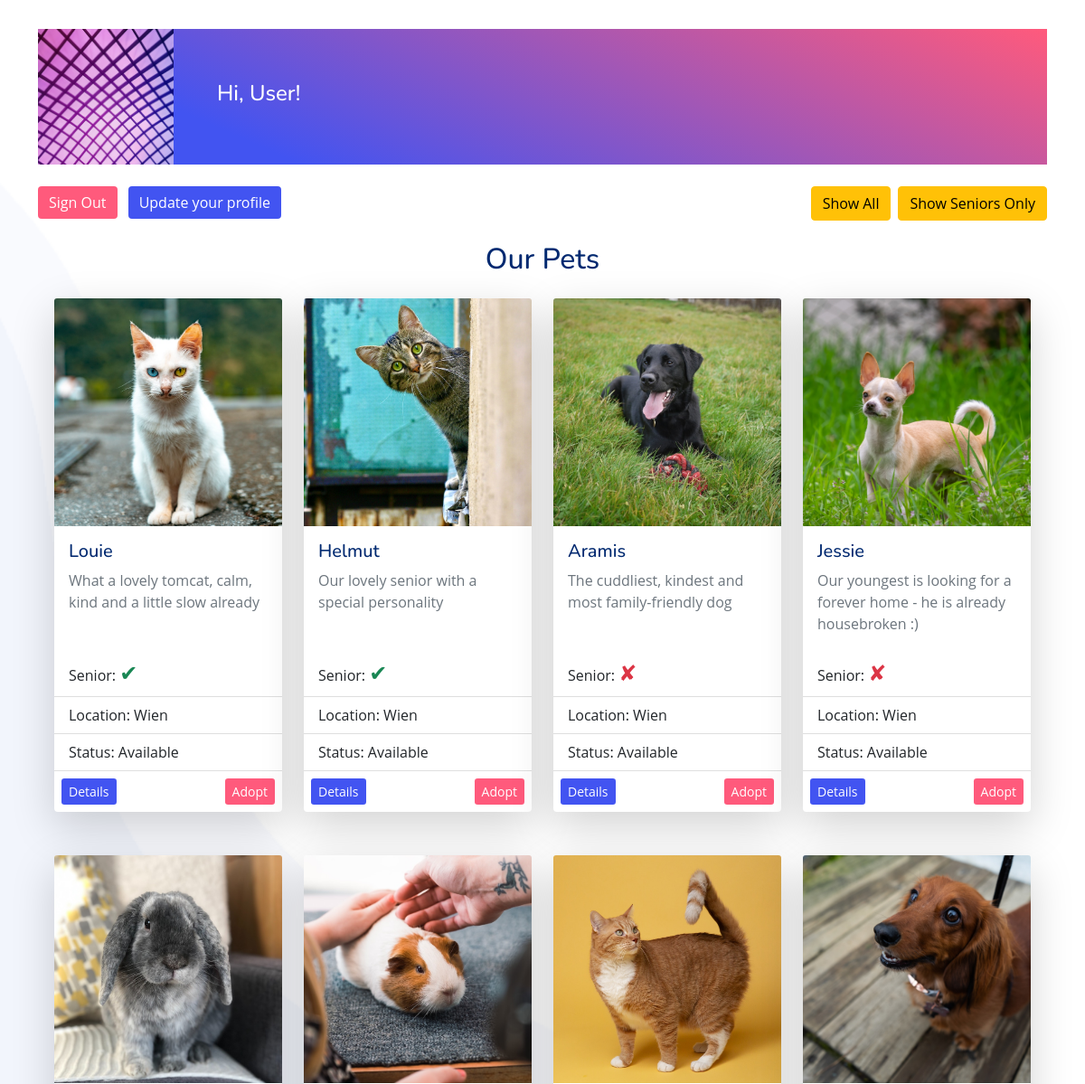
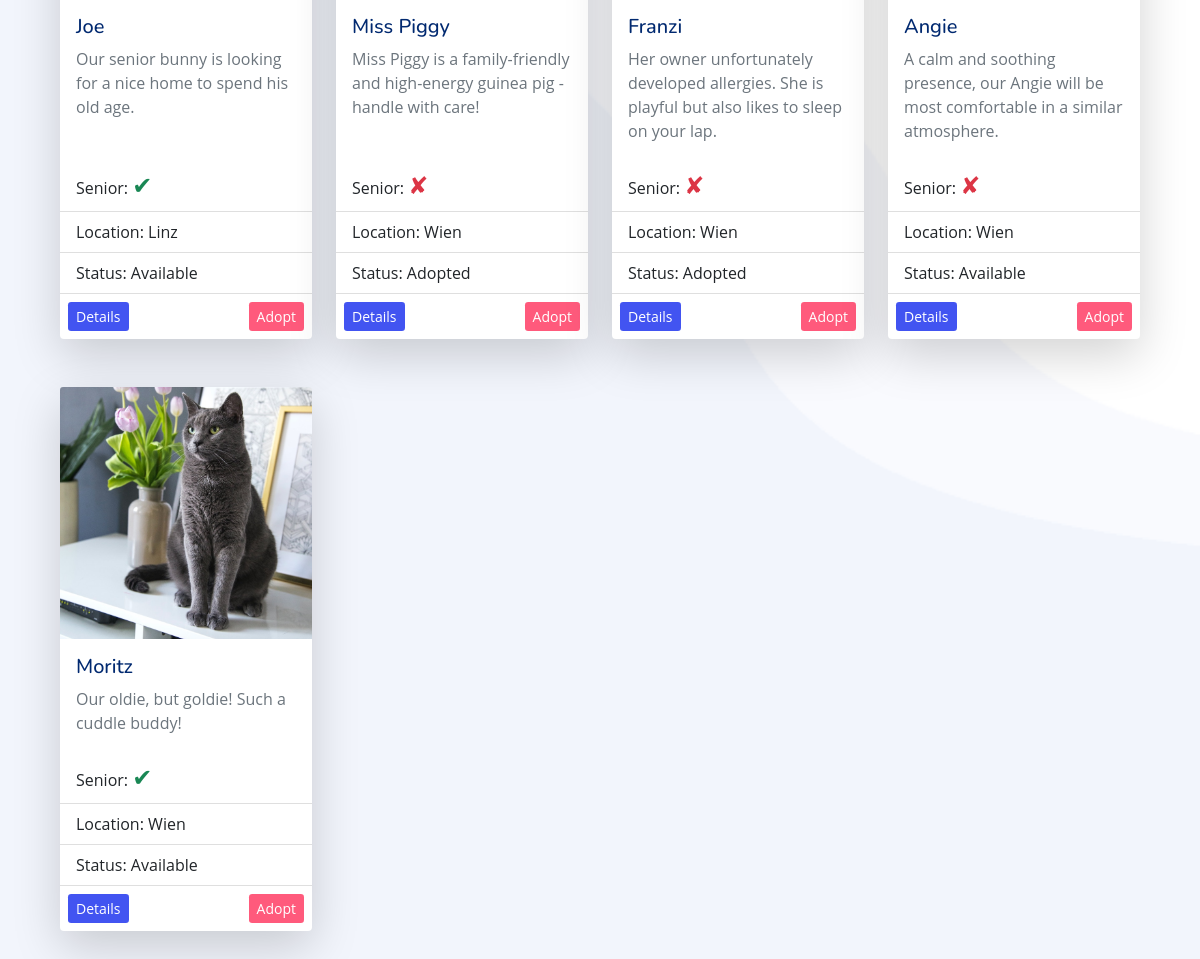
The app's page /home.php (signed in) with its own data (2 pictures, top to bottom).
### tables this page shows
CREATE TABLE `users` (
  `id` int(11) NOT NULL,
  `first_name` varchar(255) NOT NULL,
  `last_name` varchar(255) NOT NULL,
  `password` varchar(255) NOT NULL,
  `date_of_birth` date NOT NULL,
  `email` varchar(255) NOT NULL,
  `phone` varchar(15) DEFAULT NULL,
  `location` varchar(55) DEFAULT NULL,
  `picture` varchar(255) DEFAULT NULL,
  `status` varchar(4) NOT NULL DEFAULT 'user'
);

CREATE TABLE `animals` (
  `id` int(11) NOT NULL,
  `name` varchar(55) NOT NULL,
  `breed` varchar(55) NOT NULL,
  `picture` varchar(255) DEFAULT NULL,
  `descr` varchar(500) DEFAULT NULL,
  `size` int(11) DEFAULT NULL,
  `age` int(11) NOT NULL,
  `location` varchar(55) NOT NULL,
  `vaccinated` varchar(55) NOT NULL,
  `status` varchar(55) NOT NULL
);

### home.php (the view, shortened to what this page needs)
<?php
require_once 'components/db_connect.php';
$res = mysqli_query($connect, "SELECT * FROM users WHERE id=" . $_SESSION['user']);
$row = mysqli_fetch_array($res, MYSQLI_ASSOC);
$sql = "SELECT * FROM animals";
$result = $connect->query($sql);
$card='';
if(mysqli_num_rows($result) > 0 || (isset($_GET['btn']) && $_GET['btn']=="all")) {
    while($row2 = mysqli_fetch_array($result, MYSQLI_ASSOC)){
        if ($row2['age'] > 8) {
            $card .= "
            <div class='d-flex justify-content-center'>
                <div class='card p-0 g-0 mb-5 shadow-lg' style='width: 18rem; border:none;'>
                    <img src='pictures/" . $row2['picture'] . "' class='card-img-top square'>
                    <div class='card-body'>
                        <h5 class='card-title'>" . $row2['name'] . "</h5>
                        <p class='card-text text-muted'>" . $row2['descr'] . "</p>
                    </div>
                    <ul class='list-group list-group-flush'>
                        <li class='list-group-item'>Senior: <span class='text-success fs-4'>&#10004;</span></li>
                        <li class='list-group-item'>Location: ". $row2['location']  ."</li>
                        <li class='list-group-item'>Status: ". $row2['status']  ."</li>
                        <div class='wrap d-flex justify-content-between'>
                            <a href='details.php?id=" .$row2['id']."'><button class='btn btn-tertiary btn-sm' type='button'>Details</button></a>
                            <a href='adopt.php?id=" .$row2['id']."'><button class='btn btn-secondary btn-sm' type='button'>Adopt</button></a>
                        </div>
                    </ul>
                </div>
            </div>
        ";
        } else {
            $card .= "
            <div class='d-flex justify-content-center'>
                <div class='card p-0 g-0 mb-5 shadow-lg' style='width: 18rem; border:none;'>
                    <img src='pictures/" . $row2['picture'] . "' class='card-img-top square'>
                    <div class='card-body'>
                        <h5 class='card-title'>" . $row2['name'] . "</h5>
                        <p class='card-text text-muted'>" . $row2['descr'] . "</p>
                    </div>
                    <ul class='list-group list-group-flush'>
                        <li class='list-group-item'>Senior: <span class='text-danger fs-4'>&#10008;</span></li>
                        <li class='list-group-item'>Location: ". $row2['location']  ."</li>
                        <li class='list-group-item'>Status: ". $row2['status']  ."</li>
                        <div class='wrap d-flex justify-content-between'>
                            <a href='details.php?id=" .$row2['id']."'><button class='btn btn-tertiary btn-sm' type='button'>Details</button></a>
                            <a href='adopt.php?id=" .$row2['id']."'><button class='btn btn-secondary btn-sm' type='button'>Adopt</button></a>
                        </div>
                    </ul>
                </div>
            </div>
        ";
        }
    };
} else {
    $card = "<h3 class='text-center'>No Data Available</h3>";
}
?>
<!DOCTYPE html>
<html lang="en">
<head>
    <?php require_once 'components/boot.php' ?>
    <link rel="stylesheet" href="styles/styles.css">
</head>
<body>
    <header class="container">
        <div class="hero d-flex align-items-center">
            <img class="user" src="pictures/<?php echo $row['picture']; ?>" alt="<?php echo $row['first_name']; ?>">
            <h4 class="text-white ps-2 ps-md-5">Hi, <?php echo ucfirst($row['first_name']); ?>!</h4>
        </div>
        <div class="d-flex justify-content-between">
            <div class="wrap">
                <a class="btn btn-secondary mt-4 me-2" href="logout.php?logout">Sign Out</a>
                <a class="btn btn-tertiary mt-4" href="update.php?id=<?php echo $_SESSION['user'] ?>">Update your profile</a>
            </div>
            <div class="d-flex flex-column flex-md-row">
                <a class="btn btn-warning mt-4" href="home.php?btn=all">Show All</a>
                <a class="btn btn-warning mt-4 ms-2" href="home.php?btn=sub">Show Seniors Only</a>
            </div>
        </div>
    </header>
    <main>
        <div class="manageProduct mt-3">
            <h2 class="text-center m-4">Our Pets</h2>
            <div class='my-2 mx-auto'>
                <div class='row row-cols-1 row-cols-md-2 row-cols-lg-3 row-cols-xl-4'>
                    <?= $card ?>
                </div>
            </div>
        </div>
    </main>
</body>
</html>

### components/boot.php (shortened to what this page needs)
<link href="https://cdn.jsdelivr.net/npm/bootstrap@5.1.3/dist/css/bootstrap.min.css" rel="stylesheet">

### styles/styles.css (style rules this page uses)
:root { scroll-behavior: smooth; }
* { box-sizing: border-box; }
html { position: relative; }
body { margin-top: 2rem; background-color: #F2F5FB; background-image: url('../assets-template/img/hero-bg.png'); background-size: cover; background-position: top center; background-repeat: no-repeat; font-family: "Open Sans", sans-serif; color: #444444; }
a { color: #4154f1; text-decoration: none!important; }
h1, h2, h3, h4, h5, h6 { font-family: "Nunito", sans-serif; color: #012970; }
.manageProduct { width: 90%; max-width: 100%; margin: auto; }
.hero { background: rgb(2, 0, 36); background: linear-gradient(24deg, rgb(66, 84, 241) 20%, rgb(255, 90, 124) 100%); }
.square { aspect-ratio: 1; object-fit: cover; }
.user { width: 150px; height: 150px; object-fit: cover; }
button { margin: .5rem; transition: all 0.3s ease-in-out!important; }
.btn-secondary { background-color: #FF5A7C; border: none; }
.btn-tertiary { background-color: #4254F1; color: white; border: none; }

### records on screen
users: picture (picture), first_name "User"
animals: picture (picture), name "Louie", descr "What a lovely tomcat, calm, kind and a little slow already", location "Wien", status "Available"
animals: picture (picture), name "Helmut", descr "Our lovely senior with a special personality", location "Wien", status "Available"
animals: picture (picture), name "Aramis", descr "The cuddliest, kindest and most family-friendly dog", location "Wien", status "Available"
animals: picture (picture), name "Jessie", descr "Our youngest is looking for a forever home - he is already housebroken :)", location "Wien", status "Available"
animals: picture (picture), name "Joe", descr "Our senior bunny is looking for a nice home to spend his old age.", location "Linz", status "Available"
animals: picture (picture), name "Miss Piggy", descr "Miss Piggy is a family-friendly and high-energy guinea pig - handle with care!", location "Wien", status "Adopted"
animals: picture (picture), name "Franzi", descr "Her owner unfortunately developed allergies. She is playful but also likes to sleep on your lap.", location "Wien", status "Adopted"
animals: picture (picture), name "Angie", descr "A calm and soothing presence, our Angie will be most comfortable in a similar atmosphere.", location "Wien", status "Available"
animals: picture (picture), name "Moritz", descr "Our oldie, but goldie! Such a cuddle buddy!", location "Wien", status "Available"
